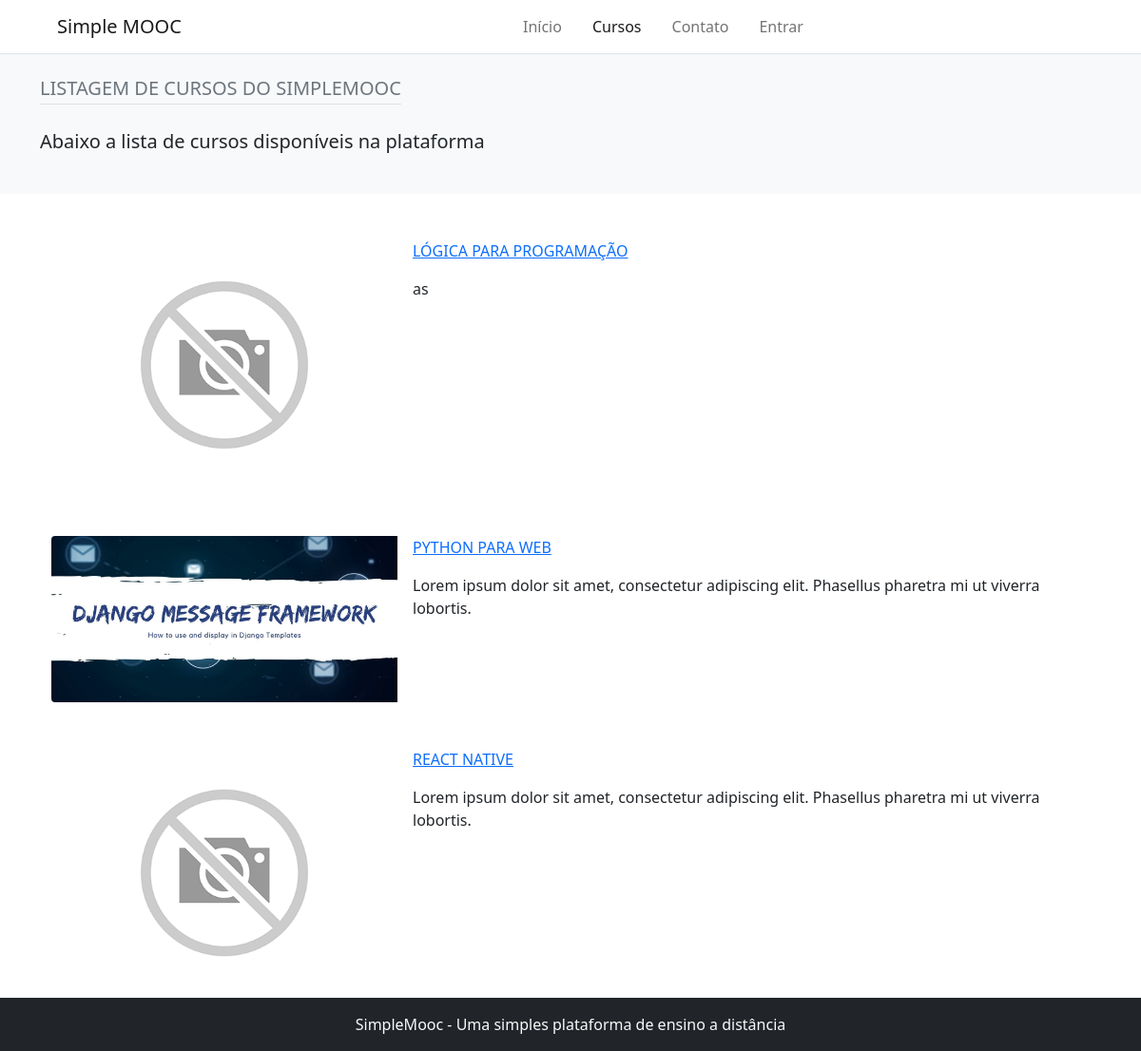
Page /courses/ on the committed database.
### Courses/models.py (models this page shows, shortened)
class Course(models.Model):
    name_course = models.CharField(max_length=50, verbose_name='Nome do curso')
    slug_course = models.SlugField(verbose_name='Atalho')
    description_course = models.CharField(max_length=255, verbose_name='Descrição do curso')
    about_course = models.TextField(verbose_name='Sobre o curso')
    image_course = models.ImageField(upload_to='course_img/%Y/%m/%d', verbose_name='Imagem', null=True, blank=True)
    created_at = models.DateTimeField(auto_now_add= True, verbose_name='Data de criação')
    update_at = models.DateTimeField(auto_now=True, verbose_name='Data de atualização')
    objects = CourseManager()
    def get_absolute_url(self):
        return reverse('detail-course', args=[self.slug_course])
    class Meta:
        verbose_name = 'curso'
        verbose_name_plural = 'cursos'

### core/views.py (the view)
# urls.py: path('courses/', views.courses, name='courses'),
def courses(request):
    courses = Course.objects.order_by('-id')
    return render(request, 'core/list_courses.html', {'courses': courses})

### core/templates/core/list_courses.html (shortened to what this page needs)
{% extends 'base.html' %}
{% load static %}
{% block 'content' %}
    {% include 'partials/_header.html' %}
    <div class="bg-light">
        <div class="container pt-4 pb-4">
            <h2 class="d-inline-block text-uppercase text-muted fs-5 mb-4 pb-1 border-bottom">Listagem de cursos do simplemooc</h2>
            <p class="fs-5">Abaixo a lista de cursos disponíveis na plataforma</p>
        </div>
    </div>
    <div class="container courses">
        {% for course in courses %}
            <div class="container card mt-5 border-0" style="max-width: 1140px;">
                <div class="row g-0">
                    <div class="col-md-4">
                        {% if course.image_course %}
                            <img src="{{ course.image_course.url }}" class="img-fluid rounded-start" alt="{{ course.name_course }}">
                        {% else %}
                            <img src="{% static 'img/unnamed.png' %}" class="img-fluid rounded-start" alt="{{ course.name_course }}">
                        {% endif %}
                    </div>
                    <div class="col-md-8">
                        <div class="card-body py-0">
                            <a href="{{ course.get_absolute_url }}" class="d-block text-uppercase mb-3 stretched-link">
                                {{ course.name_course }}
                            </a>
                            <p class="fw-bold">{{ course.description_course|linebreaks }}</p>
                        </div>
                    </div>
                </div>
            </div>
        {% empty %}
            <h1 class="fs-2 mt-5">Nenhum curso está disponivel na plataforma</h1>
        {% endfor %}
    </div>
    {% include 'partials/_footer.html' %}
{% endblock %}

### rows in the picture
Course: name_course "LÓGICA PARA PROGRAMAÇÃO", description_course "as"
Course: image_course (picture), name_course "PYTHON PARA WEB", description_course "Lorem ipsum dolor sit amet, consectetur adipiscing elit. Phasellus pharetra mi ut viverra lobortis."
Course: name_course "REACT NATIVE", description_course "Lorem ipsum dolor sit amet, consectetur adipiscing elit. Phasellus pharetra mi ut viverra lobortis."
